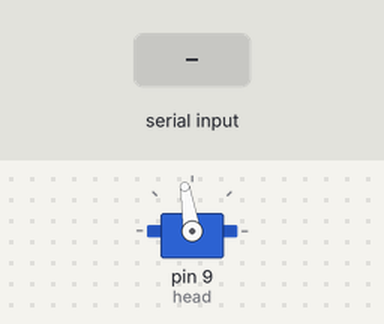
Simulated run of this sketch. Board: Arduino Uno, built with avr-gcc and run on an emulated ATmega328P. Shown: servo. Inputs (shaded band) come from the test bench.

Above: at 0.1 s.
At 1.6 s:
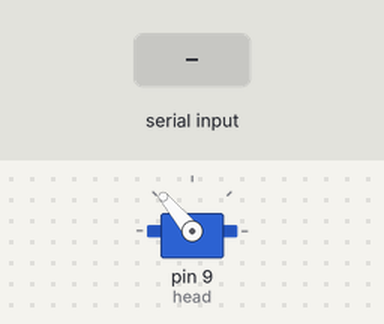
1.7 s: "d" received over Serial
At 2.4 s:
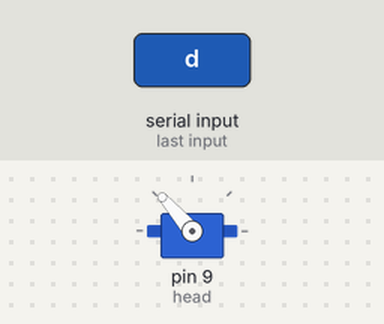
Timing chart, 0 to 31.5 s (numbered marks = the images above; inputs shaded):
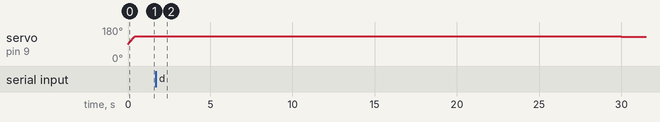

Measured:
- after the input at 1.7 s, servo on pin 9 (head): 130° → 131° at once, → 129° 28.3 s later

The sketch:

headmovement.ino
```cpp
#include<SoftwareSerial.h>
#include<Servo.h>

Servo head;

int pan=130,i;  // 130 degree of Head servo is the center position of the head.

unsigned long previousMillis = 0;
const long interval = 30000;
SoftwareSerial mySerial(2,3);

void setup() {
  // put your setup code here, to run once:
head.attach(9);
Serial.begin(9600);
mySerial.begin(9600);
for(i=90;i<=130;i++)   // Go from default 90 degree position of servo to 130 degree.
{
  head.write(i);
  delay(10);
}
}

void loop() {
  // put your main code here, to run repeatedly:
 unsigned long currentMillis = millis();
if(Serial.available()>0)
{
  char d = Serial.read();
  switch(d)
  {
    case 'd':if(pan < 200)    // 200 degree is the maximum position of the head in the right side. 'd' indicates head should move right.
              {pan +=1;
              }
              break;
    case 'a':if(pan > 100)    // 100 degree is the maximum position of the head in the left side. 'a' indicates head should move left.
             {pan -=1;
             }
             break;
    case 'n':mySerial.write('n');
             break;
    case 'm':mySerial.write('m');
             break;
    default:break;
  }

  head.write(pan);
 }
if (currentMillis - previousMillis >= interval) {
    previousMillis = currentMillis;
if(pan<130)
{
 while(pan<=130)
{
  pan++;
  head.write(pan);
}
}
if(pan>130)
{
while(pan>=130)
{
  pan--;
  head.write(pan);

}
}
}
}
```
